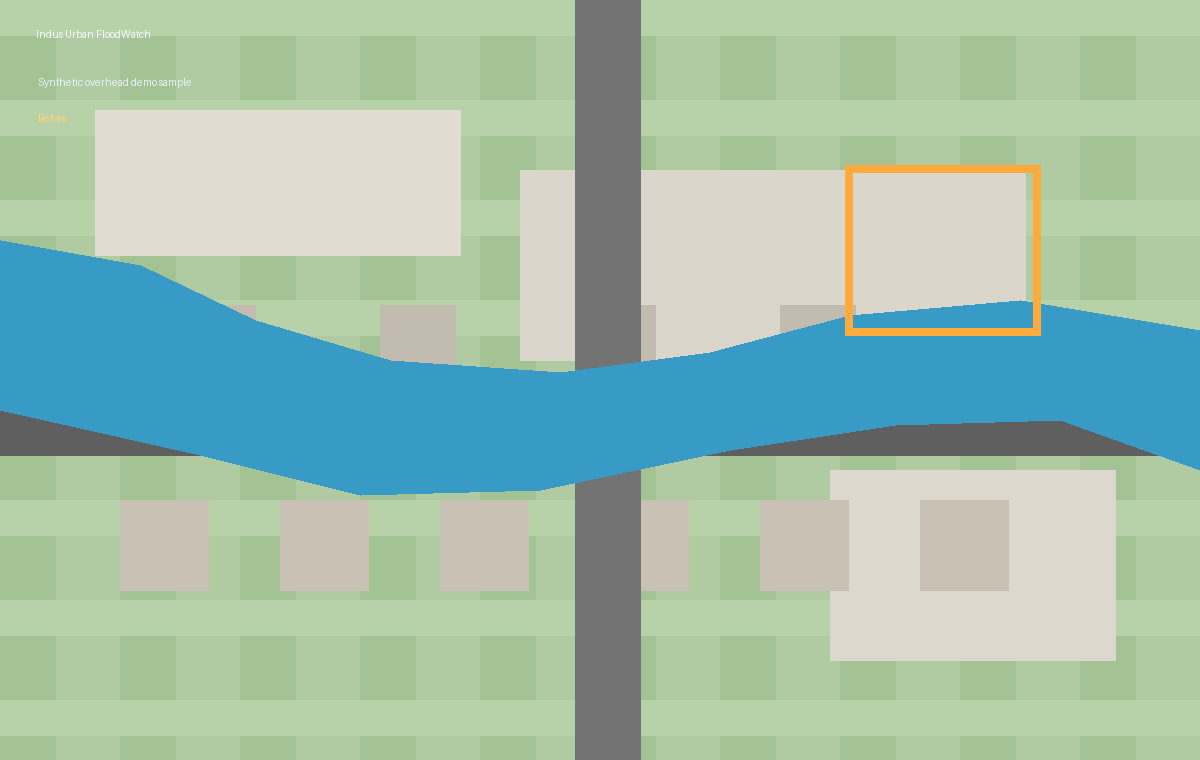
#> input picture assets/sample_before.png, 1200 x 760 px
$ python -i image_processing.py   (imports and definitions only)   (older library calls are emulated)
#> lines starting #> are read from the running program, lines starting #| are printed output that depends on the picture; after the words box and inside, x2 and y2 are one past the last pixel; in counts of white or black regions, pixels touching at a corner belong together
from __future__ import annotations

from dataclasses import dataclass
from io import BytesIO

import cv2
import numpy as np
from PIL import Image


@dataclass
class AnalysisResult:
    original: np.ndarray
    enhanced: np.ndarray
    water_mask: np.ndarray
    urban_mask: np.ndarray
    water_overlay: np.ndarray
    urban_overlay: np.ndarray
    combined_overlay: np.ndarray
    confidence_note: str
    metrics: dict[str, float | int | str]


@dataclass
class ChangeResult:
    before: np.ndarray
    after: np.ndarray
    change_map: np.ndarray
    flood_gain_mask: np.ndarray
    urban_change_mask: np.ndarray
    change_overlay: np.ndarray
    metrics: dict[str, float | int | str]


def read_image(uploaded_file) -> np.ndarray:
    image = Image.open(uploaded_file).convert("RGB")
    return np.array(image)


def resize_for_demo(image: np.ndarray, max_side: int = 1400) -> np.ndarray:
#> called with max_side = 1400
    h, w = image.shape[:2]
#> h = 760; w = 1200
    scale = min(max_side / max(h, w), 1.0)
#> scale = 1
    if scale == 1.0:
        return image
    new_size = (max(1, int(w * scale)), max(1, int(h * scale)))
    return cv2.resize(image, new_size, interpolation=cv2.INTER_AREA)


def enhance_image(image: np.ndarray, contrast: float = 1.2) -> np.ndarray:
#> called with contrast = 1.2
    gamma = 0.95
    lookup = np.array([((value / 255.0) ** gamma) * 255 for value in range(256)], dtype=np.uint8)
    gamma_corrected = cv2.LUT(image, lookup)
    image_f = gamma_corrected.astype(np.float32) / 255.0
    image_f = np.clip((image_f - 0.5) * contrast + 0.5, 0.0, 1.0)
    return (image_f * 255).astype(np.uint8)


def _normalize_gray(gray: np.ndarray) -> np.ndarray:
    return cv2.normalize(gray, None, 0, 255, cv2.NORM_MINMAX)


def estimate_water_mask(image: np.ndarray, sensitivity: float = 0.5) -> np.ndarray:
#> called with sensitivity = 0.5
    hsv = cv2.cvtColor(image, cv2.COLOR_RGB2HSV)
#> hsv: shape (760, 1200, 3); mean H, S, V 47.4, 70.9, 215.8
    lab = cv2.cvtColor(image, cv2.COLOR_RGB2LAB)
#> lab: shape (760, 1200, 3); mean of channels 0, 1, 2 204, 115.4, 135.1
    gray = cv2.cvtColor(image, cv2.COLOR_RGB2GRAY)
    blur = cv2.GaussianBlur(gray, (7, 7), 0)
    texture = cv2.Laplacian(blur, cv2.CV_32F)
    texture = cv2.convertScaleAbs(texture)

    h, s, v = cv2.split(hsv)
    l, a, b = cv2.split(lab)

    sat_gate = int(45 + 90 * sensitivity)
    val_gate = int(150 - 45 * sensitivity)
    texture_gate = int(26 + 20 * (1 - sensitivity))

    blueish = (h > 80) & (h < 145) & (s > sat_gate)
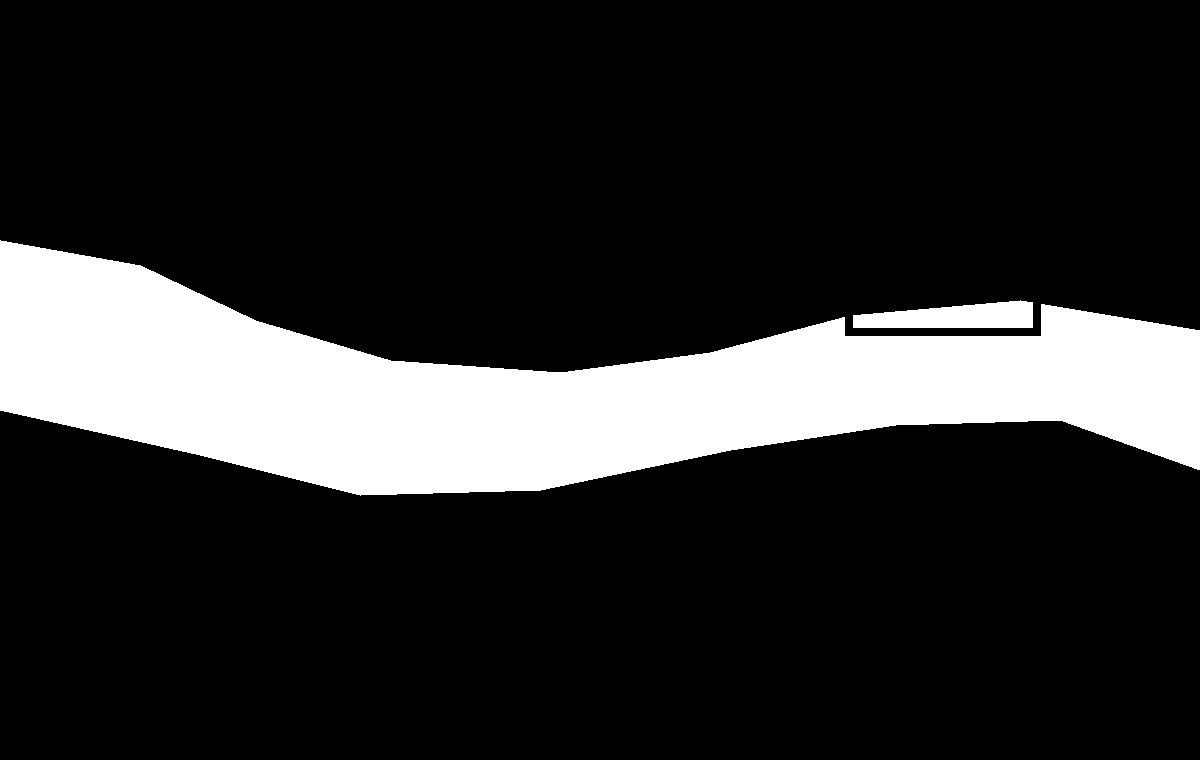
#> blueish: shape (760, 1200) bool; 17.1% white; 2 white regions, box (x1, y1, x2, y2) and area: (0, 240, 1200, 496) 152230, (853, 300, 1033, 328) 3707
    dark_smooth = (v < val_gate) & (texture < texture_gate)
#> dark_smooth: shape (760, 1200) bool; 6.3% white; 4 white regions, box (x1, y1, x2, y2) and area: (575, 0, 641, 370) 24164, (575, 470, 641, 760) 18719, (707, 421, 1158, 456) 10216, (0, 411, 200, 456) 4600
    lab_water = (b < np.percentile(b, 45 + 18 * sensitivity)) & (a < np.percentile(a, 55))
#> lab_water: shape (760, 1200) bool; 0.02% white in thin lines or dots, all inside (x1, y1, x2, y2) = (39, 31, 191, 88)

    candidate = (blueish | dark_smooth | lab_water).astype(np.uint8) * 255
#> candidate: shape (760, 1200); 23.4% white; 111 white regions (109 under 20 px), largest, box (x1, y1, x2, y2) and area: (0, 0, 1200, 760) 209929, (853, 300, 1033, 328) 3707
    kernel = cv2.getStructuringElement(cv2.MORPH_ELLIPSE, (5, 5))
    candidate = cv2.morphologyEx(candidate, cv2.MORPH_OPEN, kernel, iterations=1)
#> candidate: shape (760, 1200); 23.4% white; 2 white regions, box (x1, y1, x2, y2) and area: (0, 0, 1200, 760) 209925, (853, 300, 1033, 328) 3699
    candidate = cv2.morphologyEx(candidate, cv2.MORPH_CLOSE, kernel, iterations=2)
#> candidate: shape (760, 1200); 23.6% white; 1 white region, box (x1, y1, x2, y2) and area: (0, 0, 1200, 760) 215235

    area_threshold = max(48, int(image.shape[0] * image.shape[1] * 0.00008))
#> area_threshold = 72
    num_labels, labels, stats, _ = cv2.connectedComponentsWithStats(candidate, connectivity=8)
#> num_labels = 2; stats = [[0, 0, 1200, 760, 696765], [0, 0, 1200, 760, 215235]]
    cleaned = np.zeros_like(candidate)
    for idx in range(1, num_labels):
        if stats[idx, cv2.CC_STAT_AREA] >= area_threshold:
            cleaned[labels == idx] = 255
    return cleaned


def estimate_urban_mask(image: np.ndarray, sensitivity: float = 0.5) -> np.ndarray:
#> called with sensitivity = 0.5
    gray = cv2.cvtColor(image, cv2.COLOR_RGB2GRAY)
    gray = _normalize_gray(gray)
    edges = cv2.Canny(gray, 60, 160)
#> edges: shape (760, 1200); 2.1% white in thin lines or dots
    sobel_x = cv2.Sobel(gray, cv2.CV_32F, 1, 0, ksize=3)
    sobel_y = cv2.Sobel(gray, cv2.CV_32F, 0, 1, ksize=3)
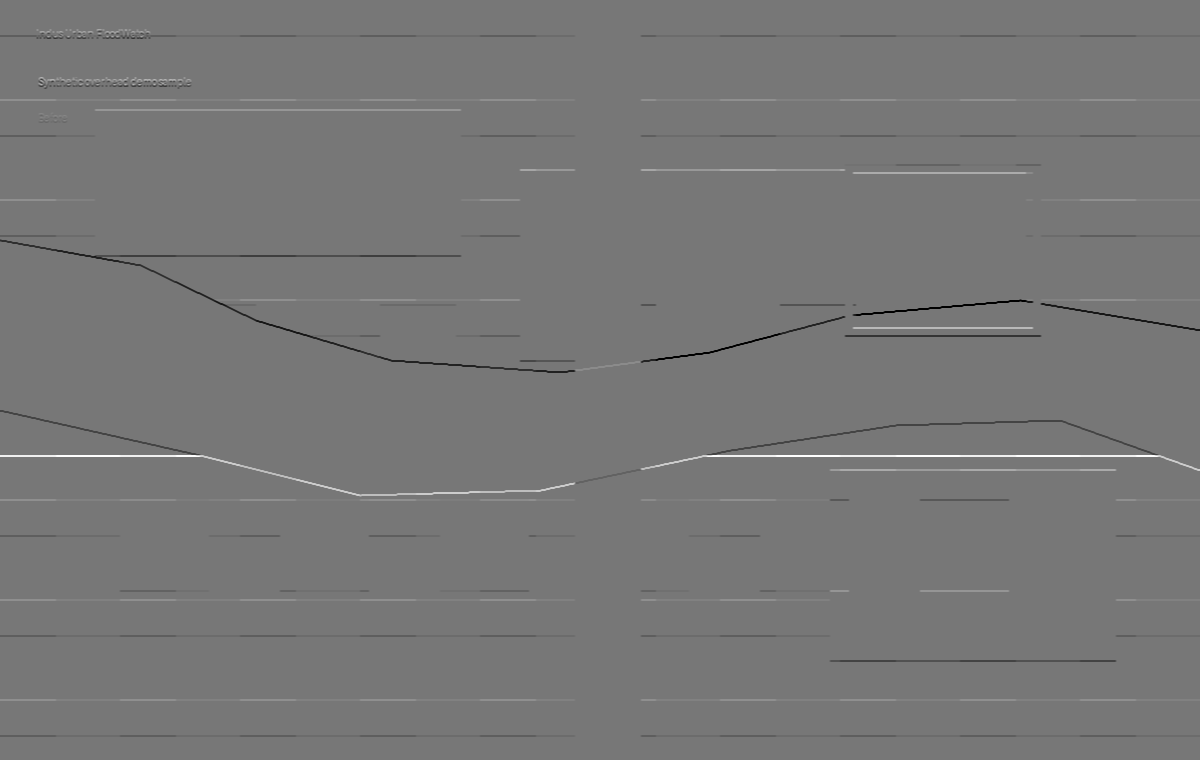
#> sobel_y: shape (760, 1200) float32; min -616, max 704, mean -0.2; drawn with min black and max white
    gradient = cv2.magnitude(sobel_x, sobel_y)
    gradient = _normalize_gray(gradient)

    local_mean = cv2.blur(gray, (15, 15))
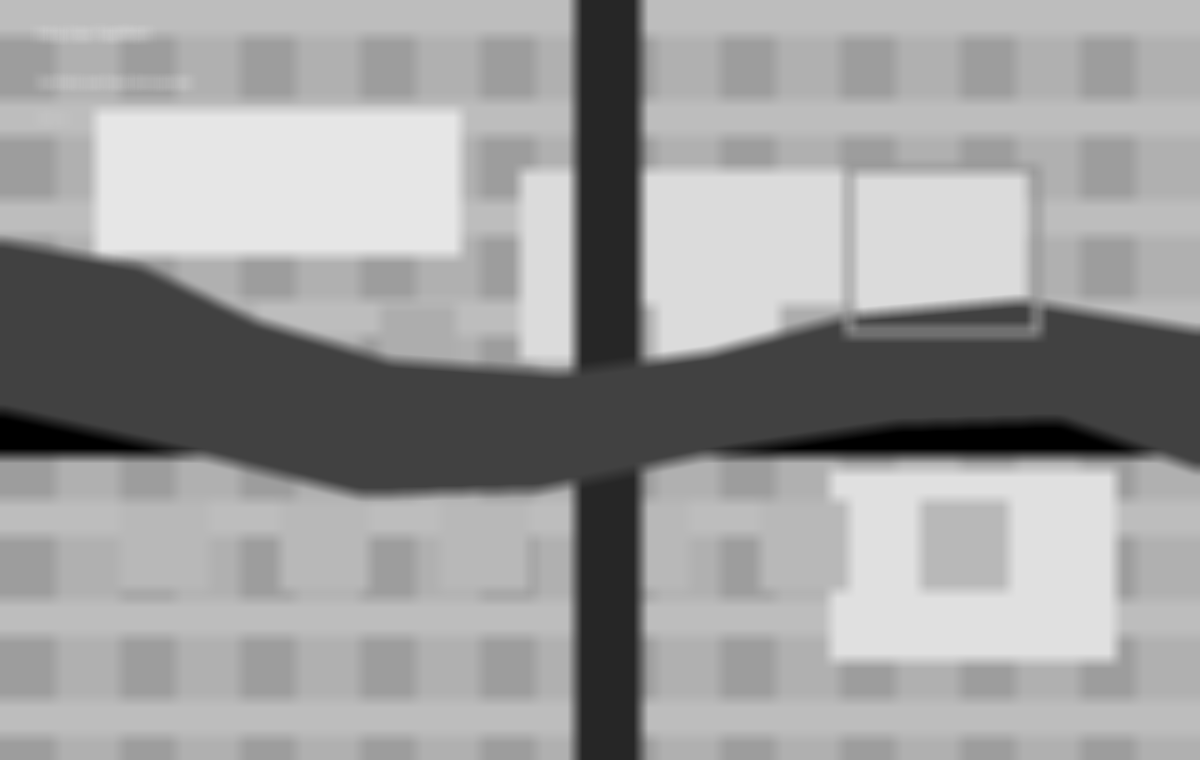
#> local_mean: shape (760, 1200); min 0, max 230, mean 156.4
    local_var = cv2.blur((gray.astype(np.float32) - local_mean.astype(np.float32)) ** 2, (15, 15))
    local_var = _normalize_gray(local_var)

    bright = gray > int(120 - 30 * sensitivity)
    structured = gradient > int(75 - 18 * sensitivity)
#> structured: shape (760, 1200) bool; 1.6% white in thin lines or dots
    textured = local_var > int(68 - 18 * sensitivity)
#> textured: shape (760, 1200) bool; 5.9% white; 21 white regions (4 under 20 px), largest, box (x1, y1, x2, y2) and area: (632, 0, 1200, 367) 17275, (633, 445, 1200, 760) 13586, (520, 0, 584, 378) 6834
    edgier = cv2.dilate(edges, np.ones((3, 3), np.uint8), iterations=1) > 0
#> edgier: shape (760, 1200) bool; 6.3% white; 36 white regions, largest, box (x1, y1, x2, y2) and area: (0, 0, 1200, 373) 16954, (0, 409, 1200, 760) 15128, (0, 28, 193, 101) 3695

    candidate = (bright & structured) | (structured & textured) | (bright & edgier)
#> candidate: shape (760, 1200) bool; 5.8% white; 38 white regions, largest, box (x1, y1, x2, y2) and area: (0, 0, 576, 373) 9574, (640, 446, 1200, 760) 7969, (640, 0, 1200, 363) 6238
    mask = candidate.astype(np.uint8) * 255

    kernel = cv2.getStructuringElement(cv2.MORPH_RECT, (5, 5))
    mask = cv2.morphologyEx(mask, cv2.MORPH_CLOSE, kernel, iterations=2)
#> mask: shape (760, 1200); 6.7% white; 33 white regions, largest, box (x1, y1, x2, y2) and area: (0, 0, 576, 373) 17123, (640, 0, 1200, 363) 13353, (640, 446, 1200, 760) 8392
    mask = cv2.morphologyEx(mask, cv2.MORPH_OPEN, kernel, iterations=1)
#> mask: shape (760, 1200); 2.2% white; 29 white regions, largest, box (x1, y1, x2, y2) and area: (842, 163, 1043, 337) 6592, (37, 76, 193, 101) 1842, (478, 534, 537, 601) 1252
    return mask


def blend_mask(image: np.ndarray, mask: np.ndarray, color: tuple[int, int, int], alpha: float = 0.42) -> np.ndarray:
#> called with color = (35, 195, 230), alpha = 0.42
    overlay = image.copy().astype(np.float32)
    color_arr = np.array(color, dtype=np.float32)
    active = mask > 0
    overlay[active] = overlay[active] * (1 - alpha) + color_arr * alpha
    return np.clip(overlay, 0, 255).astype(np.uint8)
#> returned value: shape (760, 1200, 3)
#> call 2 of blend_mask, with color = (255, 156, 70), alpha = 0.42
#> in blend_mask (call 2), `overlay[active] = overlay[active] * (1 - alpha) + color_arr * alpha`:
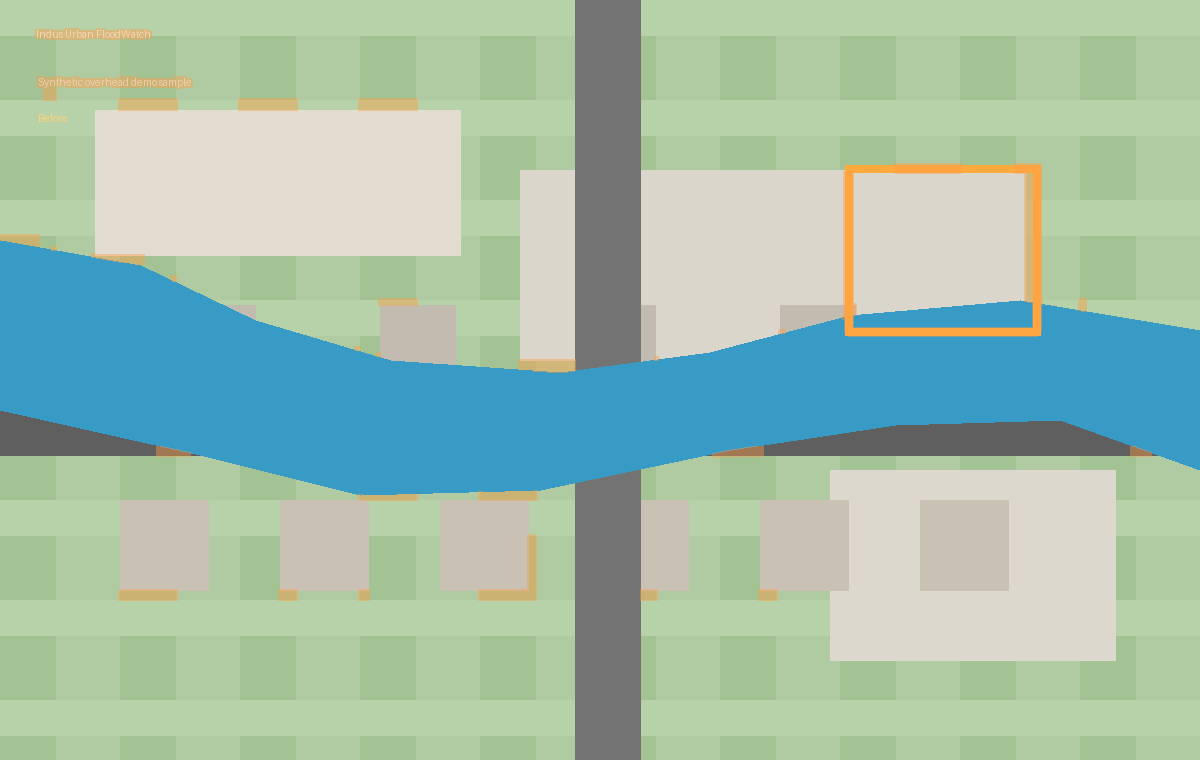
#> overlay: shape (760, 1200, 3) float32; mean R, G, B 160.9, 189.9, 170.9


def blend_dual_masks(image: np.ndarray, water_mask: np.ndarray, urban_mask: np.ndarray, alpha: float = 0.40) -> np.ndarray:
    combined = image.copy().astype(np.float32)
    water = water_mask > 0
    urban = urban_mask > 0
    combined[water] = combined[water] * (1 - alpha) + np.array([35, 195, 230], dtype=np.float32) * alpha
    combined[urban] = combined[urban] * (1 - alpha) + np.array([255, 156, 70], dtype=np.float32) * alpha
    both = water & urban
    combined[both] = np.array([201, 104, 255], dtype=np.float32)
    return np.clip(combined, 0, 255).astype(np.uint8)


def _connected_regions(mask: np.ndarray) -> int:
    num_labels, _, stats, _ = cv2.connectedComponentsWithStats(mask, connectivity=8)
    count = 0
    for idx in range(1, num_labels):
        if stats[idx, cv2.CC_STAT_AREA] > 40:
            count += 1
    return count


def estimate_confidence(image: np.ndarray, water_mask: np.ndarray) -> str:
    gray = cv2.cvtColor(image, cv2.COLOR_RGB2GRAY)
    contrast = gray.std()
    water_share = water_mask.mean() / 255.0
    if contrast > 42 and 0.01 < water_share < 0.55:
        return "High demo confidence: good tonal separation and coherent water regions."
    if contrast > 28:
        return "Moderate demo confidence: usable overhead imagery, but inspect overlays before presenting."
    return "Low demo confidence: low contrast or ambiguous terrain may reduce segmentation quality."


def analyze_single_image(image: np.ndarray, sensitivity: float = 0.5, alpha: float = 0.42) -> AnalysisResult:
    original = resize_for_demo(image)
    enhanced = enhance_image(original)
    water_mask = estimate_water_mask(enhanced, sensitivity=sensitivity)
    urban_mask = estimate_urban_mask(enhanced, sensitivity=sensitivity)

    water_overlay = blend_mask(original, water_mask, (35, 195, 230), alpha=alpha)
    urban_overlay = blend_mask(original, urban_mask, (255, 156, 70), alpha=alpha)
    combined_overlay = blend_dual_masks(original, water_mask, urban_mask, alpha=alpha)

    total_pixels = original.shape[0] * original.shape[1]
#> total_pixels = 912000
    water_pixels = int(np.count_nonzero(water_mask))
#> water_pixels = 215235
    urban_pixels = int(np.count_nonzero(urban_mask))
#> urban_pixels = 19646

    metrics = {
        "Water coverage (%)": round(100 * water_pixels / total_pixels, 2),
        "Built-up proxy (%)": round(100 * urban_pixels / total_pixels, 2),
        "Connected flood regions": _connected_regions(water_mask),
        "Image size": f"{original.shape[1]} x {original.shape[0]}",
    }
#> in _connected_regions, `num_labels, _, stats, _ = cv2.connectedComponentsWithStats(mask, conne..`: num_labels = 2
#> after the loop in _connected_regions, `for idx in range(1, num_labels):`: count = 1
#> metrics = {'Water coverage (%)': 23.6, 'Built-up proxy (%)': 2.15, 'Connected flood regions': 1, 'Image size': '1200 x 760'}

    return AnalysisResult(
        original=original,
        enhanced=enhanced,
        water_mask=water_mask,
        urban_mask=urban_mask,
        water_overlay=water_overlay,
        urban_overlay=urban_overlay,
        combined_overlay=combined_overlay,
        confidence_note=estimate_confidence(enhanced, water_mask),
        metrics=metrics,
    )
#> in estimate_confidence, `contrast = gray.std()`: contrast = 38.38
#> in estimate_confidence, `water_share = water_mask.mean() / 255.0`: water_share = 0.236


# [94 lines left out: functions align_images, analyze_change, mask_to_rgb, to_png_bytes, estimate_similarity, not called in this run]

>>> import cv2
>>> picture = cv2.cvtColor(cv2.imread('../assets/sample_before.png'), cv2.COLOR_BGR2RGB)
>>> result = analyze_single_image(picture)
